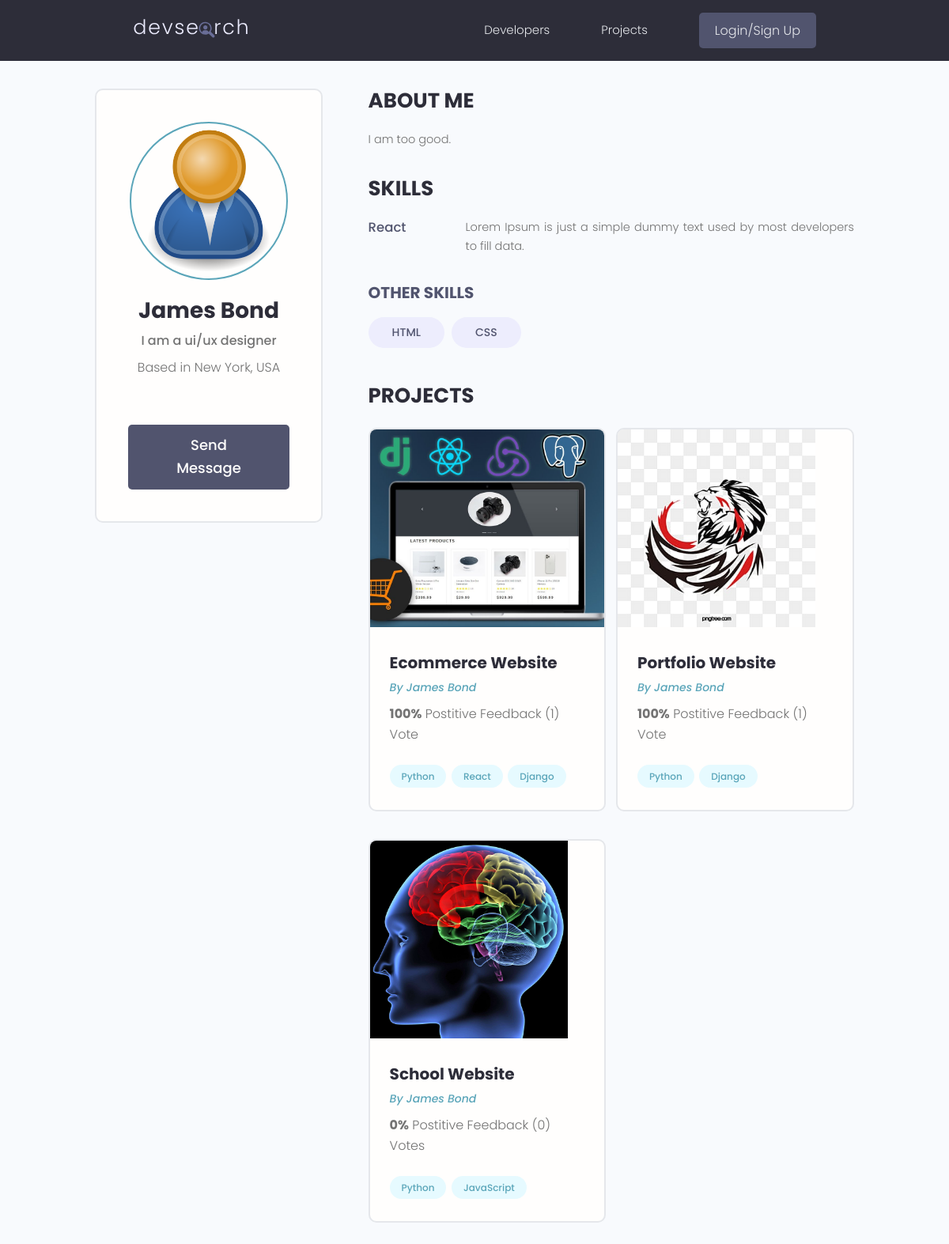
The page /profile/a5ca799b-1e41-406e-b732-c53fd4f214a2/ on the database its author committed.
### users/models.py (models this page shows, shortened)
class Profile(models.Model):
    user = models.OneToOneField(User, on_delete=models.CASCADE, null=True, blank=True)
    name = models.CharField(max_length=200, blank=True, null=True)
    email = models.EmailField(max_length=500, blank=True, null=True)
    username = models.CharField(max_length=200, blank=True, null=True)
    location = models.CharField(max_length=200, blank=True, null=True)
    short_intro = models.CharField(max_length=200, blank=True, null=True)
    bio = models.TextField(blank=True, null=True)
    profile_image = models.ImageField(null=True, blank=True, upload_to='profiles/', default="profiles/user-default.png" )
    social_github = models.CharField(max_length=200, blank=True, null=True)
    social_stackoverflow = models.CharField(max_length=200, blank=True, null=True)
    social_twitter = models.CharField(max_length=200, blank=True, null=True)
    social_linkedin = models.CharField(max_length=200, blank=True, null=True)
    social_youtube = models.CharField(max_length=200, blank=True, null=True)
    social_website = models.CharField(max_length=200, blank=True, null=True)
    created_at = models.DateTimeField(auto_now_add=True)
    id = models.UUIDField(default=uuid.uuid4, unique=True, primary_key=True, editable=False)
    class Meta:
        ordering = ['created_at']

class Skill(models.Model):
    owner = models.ForeignKey(Profile, on_delete=models.CASCADE, null=True, blank=True)
    name = models.CharField(max_length=200, blank=True, null=True)
    description = models.TextField(null=True, blank=True)
    created_at = models.DateTimeField(auto_now_add=True)
    id = models.UUIDField(default=uuid.uuid4, unique=True, primary_key=True, editable=False)

### projects/models.py (models this page shows, shortened)
class Project(models.Model):
    owner = models.ForeignKey(Profile, null=True, blank=True, on_delete=models.CASCADE)
    title = models.CharField(max_length=255)
    description = models.TextField(null=True, blank=True)
    featured_image = models.ImageField(null=True, blank=True, default="default.jpg")
    demo_link = models.CharField(max_length=2000, null=True, blank=True)
    source_link = models.CharField(max_length=2000, null=True, blank=True)
    tags = models.ManyToManyField('Tag', blank=True)
    vote_total = models.IntegerField(default=0, null=True, blank=True)
    vote_ratio = models.IntegerField(default=0, null=True, blank=True)
    created_at = models.DateTimeField(auto_now_add=True)
    id = models.UUIDField(default=uuid.uuid4, unique=True, primary_key=True, editable=False)
    class Meta:
        ordering = ['-vote_ratio', '-vote_total', 'title']
    @property
    def imageURL(self):
        try:
            url = self.featured_image.url
        except:
            url = ''
        return url

class Tag(models.Model):
    name = models.CharField(max_length=200)
    created_at = models.DateTimeField(auto_now_add=True)
    id = models.UUIDField(default=uuid.uuid4, unique=True, primary_key=True, editable=False)
    def __str__(self):
        return self.name

### users/views.py (the view)
# urls.py: path('profile/<str:pk>/', views.userProfile, name="user-profile"),
def userProfile(request, pk):
    profile = Profile.objects.get(id=pk)
    topskills = profile.skill_set.exclude(description__exact="")
    otherskills = profile.skill_set.filter(description="")
    context = {
        'profile' : profile,
        'topskills' : topskills,
        'otherskills' : otherskills
    }
    return render(request, 'users/user-profile.html', context)

### users/templates/users/user-profile.html (shortened to what this page needs)
{% extends 'main.html' %}
{{% block content %}
<main class="profile my-md">
  <div class="container">
    <div class="layout">
      <div class="column column--1of3">
        <div class="card text-center">
          <div class="card__body dev">
            <img class="avatar avatar--xl" src="{{profile.profile_image.url}}" />
            <h2 class="dev__name">{{profile.name}}</h2>
            <p class="dev__title">{{profile.short_intro}}</p>
            <p class="dev__location">Based in {{profile.location}}</p>
            {% if request.user.profile.id != profile.id %}
            <a href="{% url 'create-message' profile.id %}" class="btn btn--sub btn--lg">Send Message </a>
            {% endif %}
          </div>
        </div>
      </div>
      <div class="column column--2of3">
        <div class="devInfo">
          <h3 class="devInfo__title">About Me</h3>
          <p class="devInfo__about">
           {{profile.bio}}
          </p>
        </div>
        <div class="devInfo">
          <h3 class="devInfo__title">Skills</h3>
          <div class="devInfo__skills">
            {% for skill in topskills %}
            <div class="devSkill">
              <h4 class="devSkill__title">{{skill.name}}</h4>
              <p class="devSkill__info">
                {{skill.description}}
              </p>
            </div>
           {% endfor %}
            <h3 class="devInfo__subtitle">Other Skills</h3>
            <div class="devInfo__otherSkills">
                {% for skill in otherskills%}
              <span class="tag tag--pill tag--sub tag--lg">
                <small>{{skill.name}}</small>
              </span>
              {% endfor%}
            </div>
          </div>
        </div>
        <div class="devInfo">
          <h3 class="devInfo__title">Projects</h3>
          <div class="grid grid--two">
            {% for project in profile.project_set.all %}
            <div class="column">
              <div class="card project">
                <a href="{% url 'project' project.id %}" class="project">
                  <img class="project__thumbnail" src="{{project.imageURL}}" alt="project thumbnail" />
                  <div class="card__body">
                    <h3 class="project__title">{{project.title}}</h3>
                    <p><a class="project__author" href="{% url 'user-profile' profile.id %}">By {{project.owner.name}}</a></p>
                    <p class="project--rating">
                      <span style="font-weight: bold;">{{project.vote_ratio}}%</span> Postitive
                      Feedback ({{project.vote_total}}) Vote{{project.vote_total|pluralize:"s"}}
                    </p>
                    <div class="project__tags">
                        {% for tag in project.tags.all %}
                      <span class="tag tag--pill tag--main">
                        <small>{{tag}}</small>
                      </span>
                      {%endfor%}
                    </div>
                  </div>
                </a>
              </div>
            </div>
            {% endfor %}
          </div>
        </div>
      </div>
    </div>
  </div>
</main>
{% endblock content %}}

### static/styles/app.css (style rules this page uses)
:root { --color-sub: #2d2d39; }
.btn--sub { background-color: var(--color-sub-light); }
.card { border: 2px solid var(--color-light); }
img { width: 100%; }
.profile .card > .dev { padding: 4rem; }
.dev__name { color: var(--color-sub); font-size: 2.8rem; font-weight: 700; margin-top: 1rem; margin-bottom: 0.5rem; }
.dev__title { font-size: 1.6rem; font-weight: 500; line-height: 1.3; }
.dev__location { margin-top: 1rem; }
.devInfo { margin-bottom: 3rem; }
.devInfo__title, .devInfo__subtitle { font-size: 2.6rem; color: var(--color-sub); text-transform: uppercase; font-weight: 700; margin-bottom: 1.5rem; }
.devInfo__subtitle { font-size: 2rem; color: var(--color-sub-light); }
.devInfo__about, .devSkill__info { font-size: 1.45rem; line-height: 1.7; text-align: justify; }
.devSkill { margin-bottom: 3rem; }
.devSkill__title { font-size: 1.65rem; font-weight: 500; color: var(--color-sub-light); }
@media screen and (min-width: 700px) { .devSkill { display: flex; justify-content: space-between; gap: 3rem; } }
@media screen and (min-width: 700px) { .devSkill__info { flex-basis: 80%; } }
.project__author { font-size: 1.4rem; font-style: italic; }
.project--rating { margin-bottom: 1.6em; margin-top: .5em; }
.project__thumbnail { height: 25rem; object-fit: cover; object-position: top center; }
.project__title { font-size: 2rem; font-weight: 700; color: var(--color-sub); }

### static/uikit/styles/modules/_variables.css (style rules this page uses)
:root { --color-main: #5aa5b9; --color-main-light: #e6faff; --color-sub: #3f4156; --color-sub-light: #51546e; --color-sub-lighter: #ededfd; --color-text: #737373; --color-gray: #8b8b8b; --color-light: #e5e7eb; --color-light-gray: #767676; --color-bg: #f8fafd; --color-white: #fffefd; --color-white-light: #f3f3f3; --color-success: #359e64; --color-success-bg: #def8e8; --color-error: #fc4b0b; --color-error-bg: #fff2ee; --font-base: 'Poppins', arial, helvetica, 'Segoe UI', roboto, ubuntu, sans-serif; --font-monospace: 'Fira Code', 'Courier New', courier, monospace; --font-regular: 300; --font-medium: 500; --font-bold: 700; --generic-shadow: 1px 1px 5px #00000010; --generic-transition: all 0.3s ease-in-out; }

### static/uikit/styles/modules/_base.css (style rules this page uses)
* { margin: 0; padding: 0; box-sizing: border-box; text-rendering: optimizeLegibility; color: inherit; font-size: inherit; }
html { font-size: 50%; }
@media only screen and (min-width: 480px) { html { font-size: 56.25%; } }
@media only screen and (min-width: 1200px) { html { font-size: 62.5%; } }
body { line-height: 1.6; font-weight: 400; font-size: 1.5rem; color: var(--color-text); background-color: var(--color-bg); min-height: 100vh; }

### static/uikit/styles/modules/_typography.css (style rules this page uses)
* { font-family: var(--font-base); }
h2 { font-size: 3.6rem; font-weight: var(--font-bold); }
h3 { font-size: 3.2rem; font-weight: var(--font-medium); }
h4 { font-size: 2.8rem; font-weight: var(--font-medium); }
p, span, strong { font-size: 1.6rem; color: var(--color-text); font-weight: var(--font-regular); }
a { padding-bottom: 2px; text-decoration: none; display: inline-block; color: var(--color-main); font-weight: var(--font-medium); }

### static/uikit/styles/modules/_utilities.css (style rules this page uses)
.container { width: 92%; max-width: 165rem; margin: 0 auto; box-sizing: border-box; }
@media screen and (min-width: 1000px) { .container { width: 90%; } }
@media screen and (min-width: 1200px) { .container { width: 80%; } }
.text-center { text-align: center; }
.my-md { margin: 3rem auto; }

### static/uikit/styles/modules/_avatar.css (style rules this page uses)
.avatar { border-radius: 50%; border: 2px solid var(--color-main); object-fit: cover; }
.avatar--xl { height: 20rem; width: 20rem; }

### static/uikit/styles/modules/_button.css (style rules this page uses)
.btn { display: inline-block; position: relative; cursor: pointer; background-color: var(--color-light); font-weight: var(--font-medium); color: var(--color-sub); text-decoration: none; padding: 1rem 2rem; border-radius: 0.5rem; border: none; width: -webkit-fit-content; width: -moz-fit-content; width: fit-content; height: -webkit-fit-content; height: -moz-fit-content; height: fit-content; font-size: 1.6rem; outline-width: 0; outline-color: transparent; -webkit-backface-visibility: hidden; backface-visibility: hidden; transition: all 0.3s ease-in-out; }
.btn--sub { background-color: var(--color-sub); color: var(--color-white); }
.btn--lg { font-size: 1.8rem; padding: 1.2rem 4.5rem; }

### static/uikit/styles/modules/_card.css (style rules this page uses)
.card { border-radius: 1rem; background-color: var(--color-white); border: 1.5px solid var(--color-light); width: auto; height: auto; margin-top: 0.5rem; margin-bottom: 0.5rem; overflow: hidden; }
.card__body, .card__header { padding: 2rem 2.5rem; }

### rows shown on the page
Profile: profile_image (placeholder picture), name "James Bond", short_intro "I am a ui/ux designer", location "New York, USA", bio "I am too good."
Skill: name "React", description "Lorem Ipsum is just a simple dummy text used by most developers to fill data."
Skill: name "HTML"
Skill: name "CSS"
Project: imageURL (picture), title "Ecommerce Website", owner.name "James Bond", vote_ratio "100", vote_total "1"
Tag: name "Python"
Tag: name "React"
Tag: name "Django"
Project: imageURL (picture), title "Portfolio Website", owner.name "James Bond", vote_ratio "100", vote_total "1"
Project: imageURL (picture), title "School Website", owner.name "James Bond", vote_ratio "0", vote_total "0"
Tag: name "JavaScript"
